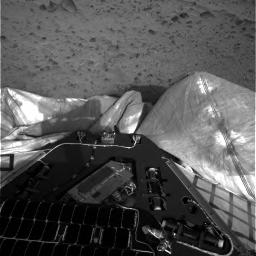
%> input picture Tema04a.jpg, 256 x 256 px
$ octave Tema3k.m   (GNU Octave 9; MATLAB toolbox functions it lacks are replaced by stand-ins)
%> lines starting %> are read from the running program, lines starting %| are printed output that depends on the picture

% lectura de la imagen original
I  = imread('Tema04a.jpg','jpeg');
%> I is the input picture: size 256x256x3 uint8; min 0, max 255, mean 84.9
Ir = double(I(:,:,1));

% corrupci髇 por ruido blanco gaussiano de media cero y varianza 0.05
J = mat2gray(imnoise(I,'gaussian',0,0.05));
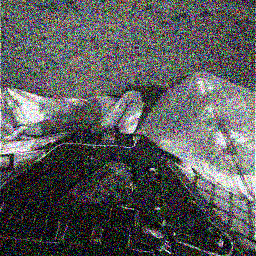
%> J: size 256x256x3 double; mean R, G, B 0.35, 0.352, 0.352

Jr = J(:,:,1);
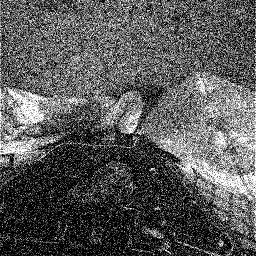
%> Jr: size 256x256 double; min 0, max 1, mean 0.35

% nucleo del filtro gaussianao
w = 3; sigma = 5;
ww = 2*w + 1;
[x,y] = meshgrid(-w:w, -w:w);
m = 1/(2*pi) * exp( -(x.^2 + y.^2)/2/sigma^2);
g = m / sum(sum(m));

% representaci髇 3D
figure; meshz(g);

size = 5;
h = fspecial('average',size);


% Imagen suavizada con g
Ig = mat2gray(conv2(Jr,g,'same'));
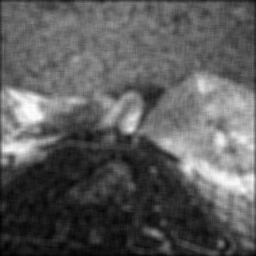
%> Ig: size 256x256 double; min 0, max 1, mean 0.362

% Imagen suavizada con h
Ih = mat2gray(conv2(Jr,h,'same'));


subplot(2,2,1); imshow(I);  title('imagen original');
subplot(2,2,2); imshow(Jr); title('imagen ruidosa');
subplot(2,2,3); imshow(Ih); title('imagen suavizada g = gaussiana');
subplot(2,2,4); meshz(g);   title('representaci髇 3D');
%> after `title('representaci髇 3D')`:
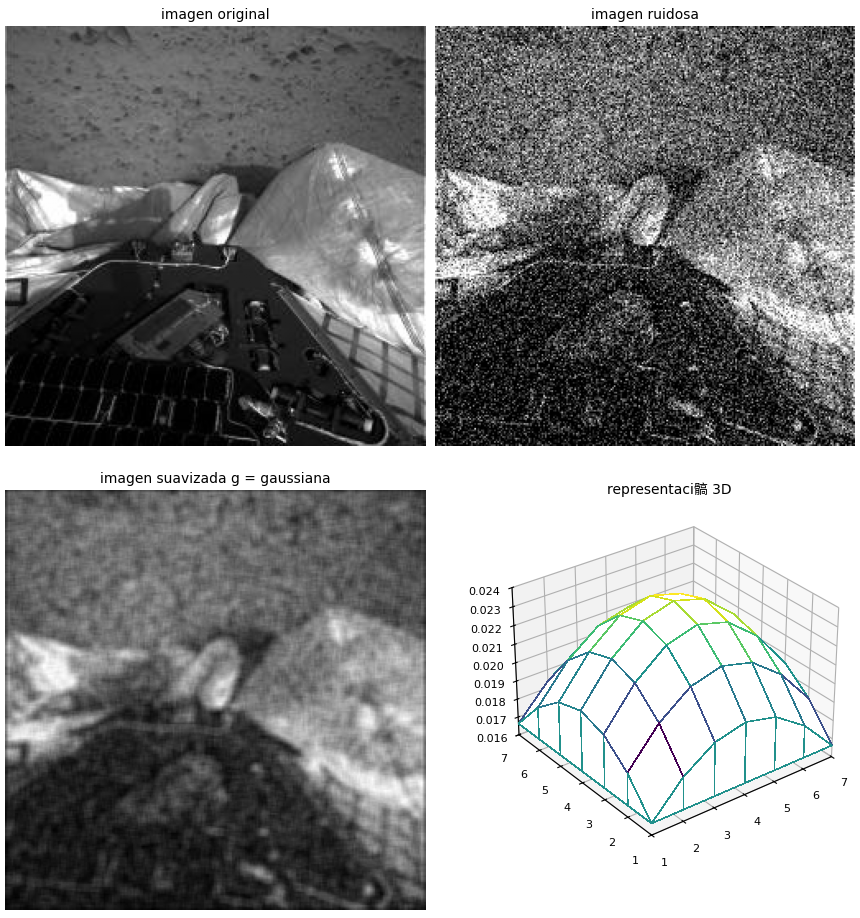
%> figure redrawn from the program's plot data, 4 panels

$ run again, with Tema04b-Dcha.jpg copied over Tema04a.jpg
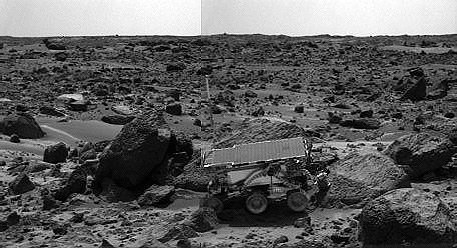
%> input picture Tema04b-Dcha.jpg, 457 x 248 px
%> I is the input picture: size 248x457 uint8; min 0, max 255, mean 93.7
%> `J = mat2gray(imnoise(I,'gaussian',0,0.05));`:
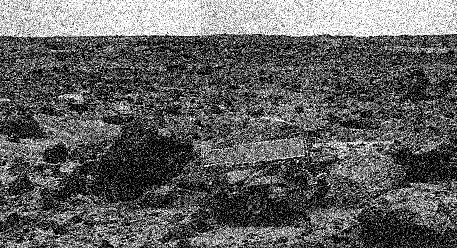
%> J: size 248x457 double; min 0, max 1, mean 0.38
%> `title('representaci髇 3D')`:
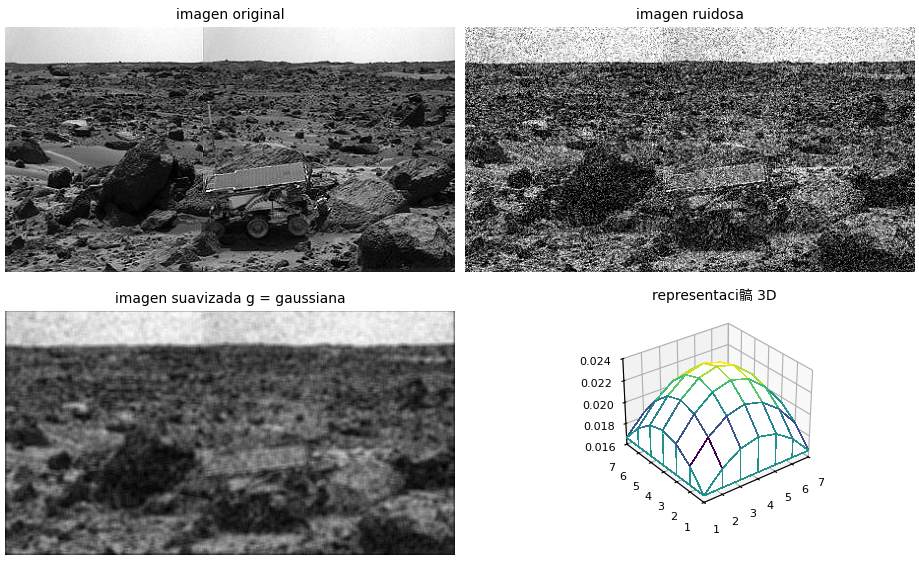
%> figure redrawn from the program's plot data, 4 panels

$ run again, with Tema04b-lzda.jpg copied over Tema04a.jpg
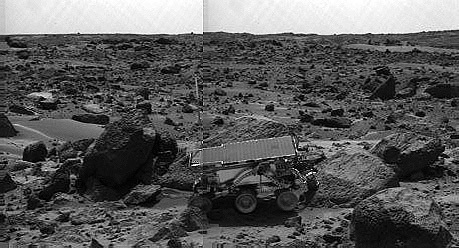
%> input picture Tema04b-lzda.jpg, 459 x 248 px
%> I is the input picture: size 248x459x3 uint8; min 0, max 255, mean 90.5
%> `Jr = J(:,:,1);`:
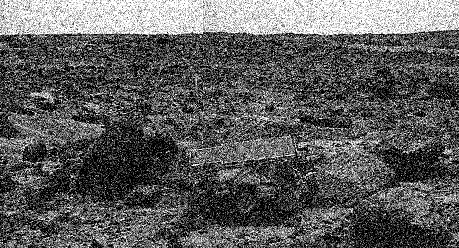
%> Jr: size 248x459 double; min 0, max 1, mean 0.367
%> `title('representaci髇 3D')`:
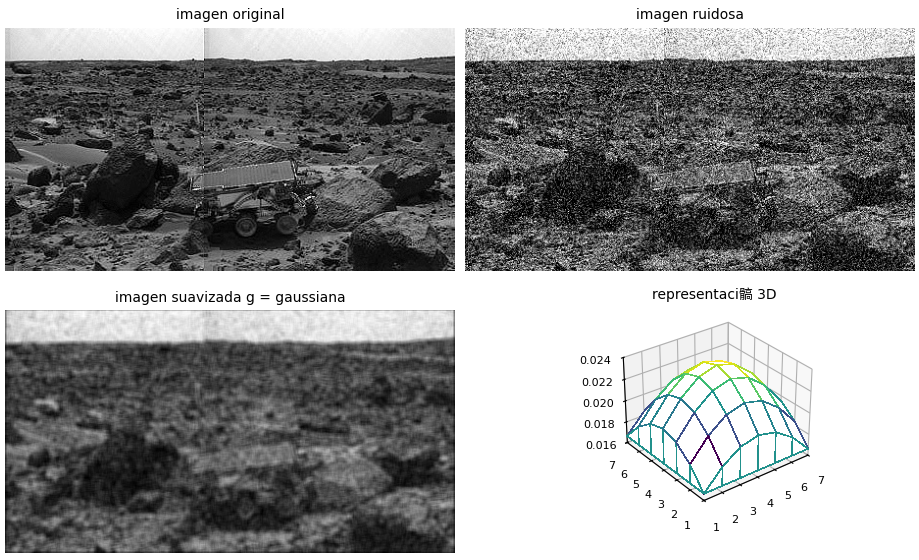
%> figure redrawn from the program's plot data, 4 panels
